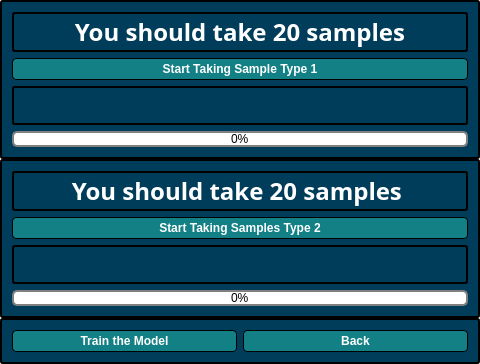
<?xml version="1.0" encoding="UTF-8"?>
<ui version="4.0">
 <class>MainWindow</class>
 <widget class="QMainWindow" name="MainWindow">
  <property name="geometry">
   <rect>
    <x>0</x>
    <y>0</y>
    <width>480</width>
    <height>348</height>
   </rect>
  </property>
  <property name="maximumSize">
   <size>
    <width>16777215</width>
    <height>16777215</height>
   </size>
  </property>
  <property name="windowTitle">
   <string>MainWindow</string>
  </property>
  <widget class="QWidget" name="centralwidget">
   <property name="styleSheet">
    <string notr="true">QFrame, QLabel, QToolTip { border: 2px solid black; border-radius: 3px; padding: 1px; background-color: rgb(0, 61, 90); color: white; }</string>
   </property>
   <layout class="QVBoxLayout" name="verticalLayout">
    <property name="spacing">
     <number>0</number>
    </property>
    <property name="leftMargin">
     <number>0</number>
    </property>
    <property name="topMargin">
     <number>0</number>
    </property>
    <property name="rightMargin">
     <number>0</number>
    </property>
    <property name="bottomMargin">
     <number>0</number>
    </property>
    <item>
     <widget class="QFrame" name="sample1_frame_1">
      <property name="frameShape">
       <enum>QFrame::StyledPanel</enum>
      </property>
      <property name="frameShadow">
       <enum>QFrame::Raised</enum>
      </property>
      <layout class="QVBoxLayout" name="verticalLayout_2">
       <item>
        <widget class="QLabel" name="sample1_label">
         <property name="font">
          <font>
           <family>Tw Cen MT</family>
           <pointsize>18</pointsize>
           <bold>true</bold>
          </font>
         </property>
         <property name="text">
          <string>You should take 20 samples</string>
         </property>
         <property name="alignment">
          <set>Qt::AlignCenter</set>
         </property>
        </widget>
       </item>
       <item>
        <widget class="QPushButton" name="taking_sample_1_btn">
         <property name="sizePolicy">
          <sizepolicy hsizetype="Minimum" vsizetype="Preferred">
           <horstretch>0</horstretch>
           <verstretch>0</verstretch>
          </sizepolicy>
         </property>
         <property name="styleSheet">
          <string notr="true">		QPushButton {
	background-color: #138086;
    border-style: outset;
    border-width: 1px;
    border-radius: 4px;
    border-color: black;
    font: bold 12px;
    min-width: 3em;
    padding: 3px;
	color:rgb(255,255,255);
}
QPushButton:pressed {
	background-color:rgb(100,170,255)
}</string>
         </property>
         <property name="text">
          <string>Start Taking Sample Type 1</string>
         </property>
        </widget>
       </item>
       <item>
        <widget class="QLabel" name="sample1_popup">
         <property name="font">
          <font>
           <family>Tw Cen MT</family>
           <pointsize>18</pointsize>
          </font>
         </property>
         <property name="styleSheet">
          <string notr="true"/>
         </property>
         <property name="text">
          <string/>
         </property>
         <property name="alignment">
          <set>Qt::AlignCenter</set>
         </property>
        </widget>
       </item>
       <item>
        <widget class="QProgressBar" name="sample1_progressbar">
         <property name="sizePolicy">
          <sizepolicy hsizetype="Expanding" vsizetype="Preferred">
           <horstretch>0</horstretch>
           <verstretch>0</verstretch>
          </sizepolicy>
         </property>
         <property name="styleSheet">
          <string notr="true">QProgressBar {
    border: 2px solid grey;
    border-radius: 5px;
    text-align: center;
}
QProgressBar::chunk {
    background-color: #CD96CD;
    width: 10px;
    margin: 0.5px;
}</string>
         </property>
         <property name="value">
          <number>0</number>
         </property>
        </widget>
       </item>
      </layout>
     </widget>
    </item>
    <item>
     <widget class="QFrame" name="sample_frame_2">
      <property name="frameShape">
       <enum>QFrame::StyledPanel</enum>
      </property>
      <property name="frameShadow">
       <enum>QFrame::Raised</enum>
      </property>
      <layout class="QVBoxLayout" name="verticalLayout_3">
       <item>
        <widget class="QLabel" name="sample2_label">
         <property name="font">
          <font>
           <family>Tw Cen MT</family>
           <pointsize>18</pointsize>
           <bold>true</bold>
          </font>
         </property>
         <property name="text">
          <string>You should take 20 samples </string>
         </property>
         <property name="alignment">
          <set>Qt::AlignCenter</set>
         </property>
        </widget>
       </item>
       <item>
        <widget class="QPushButton" name="taking_sample_2_btn">
         <property name="sizePolicy">
          <sizepolicy hsizetype="Minimum" vsizetype="Preferred">
           <horstretch>0</horstretch>
           <verstretch>0</verstretch>
          </sizepolicy>
         </property>
         <property name="styleSheet">
          <string notr="true">		QPushButton {
	background-color: #138086;
    border-style: outset;
    border-width: 1px;
    border-radius: 4px;
    border-color: black;
    font: bold 12px;
    min-width: 3em;
    padding: 3px;
	color:rgb(255,255,255);
}
QPushButton:pressed {
	background-color:rgb(100,170,255)
}</string>
         </property>
         <property name="text">
          <string>Start Taking Samples Type 2</string>
         </property>
        </widget>
       </item>
       <item>
        <widget class="QLabel" name="sample2_popup">
         <property name="font">
          <font>
           <family>Tw Cen MT</family>
           <pointsize>18</pointsize>
          </font>
         </property>
         <property name="text">
          <string/>
         </property>
         <property name="alignment">
          <set>Qt::AlignCenter</set>
         </property>
        </widget>
       </item>
       <item>
        <widget class="QProgressBar" name="sample2_progressbar">
         <property name="sizePolicy">
          <sizepolicy hsizetype="Expanding" vsizetype="Preferred">
           <horstretch>0</horstretch>
           <verstretch>0</verstretch>
          </sizepolicy>
         </property>
         <property name="styleSheet">
          <string notr="true">QProgressBar {
    border: 2px solid grey;
    border-radius: 5px;
    text-align: center;
}
QProgressBar::chunk {
    background-color: #CD96CD;
    width: 10px;
    margin: 0.5px;
}</string>
         </property>
         <property name="value">
          <number>0</number>
         </property>
        </widget>
       </item>
      </layout>
     </widget>
    </item>
    <item>
     <widget class="QFrame" name="graph_frame_3">
      <property name="frameShape">
       <enum>QFrame::StyledPanel</enum>
      </property>
      <property name="frameShadow">
       <enum>QFrame::Raised</enum>
      </property>
      <layout class="QHBoxLayout" name="horizontalLayout">
       <item>
        <widget class="QPushButton" name="TrainModelBtn">
         <property name="sizePolicy">
          <sizepolicy hsizetype="Minimum" vsizetype="Preferred">
           <horstretch>0</horstretch>
           <verstretch>0</verstretch>
          </sizepolicy>
         </property>
         <property name="styleSheet">
          <string notr="true">		QPushButton {
	background-color: #138086;
    border-style: outset;
    border-width: 1px;
    border-radius: 4px;
    border-color: black;
    font: bold 12px;
    min-width: 3em;
    padding: 3px;
	color:rgb(255,255,255);
}
QPushButton:pressed {
	background-color:rgb(100,170,255)
}</string>
         </property>
         <property name="text">
          <string>Train the Model</string>
         </property>
        </widget>
       </item>
       <item>
        <widget class="QPushButton" name="backButton">
         <property name="sizePolicy">
          <sizepolicy hsizetype="Minimum" vsizetype="Preferred">
           <horstretch>0</horstretch>
           <verstretch>0</verstretch>
          </sizepolicy>
         </property>
         <property name="styleSheet">
          <string notr="true">		QPushButton {
	background-color: #138086;
    border-style: outset;
    border-width: 1px;
    border-radius: 4px;
    border-color: black;
    font: bold 12px;
    min-width: 3em;
    padding: 3px;
	color:rgb(255,255,255);
}
QPushButton:pressed {
	background-color:rgb(100,170,255)
}</string>
         </property>
         <property name="text">
          <string>Back</string>
         </property>
        </widget>
       </item>
      </layout>
     </widget>
    </item>
   </layout>
  </widget>
 </widget>
 <resources/>
 <connections/>
</ui>
